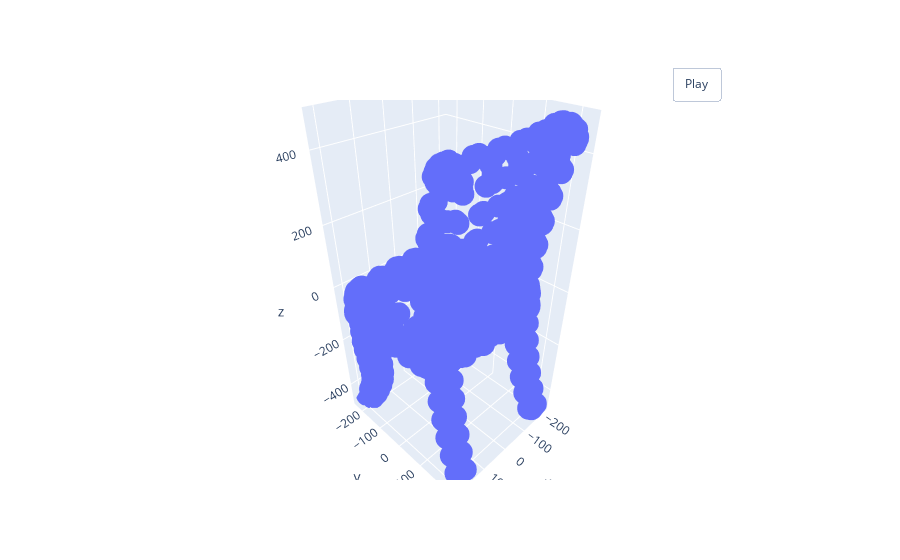

Notebook code for this chart:
### Code cell
visualize_rotate([go.Scatter3d(x=x, y=y, z=z, mode='markers')]).show()

### Figure 1 — Plotly figure (JSON) as saved in the notebook; plotly's stock layout.template omitted (floating-point values rounded to 4 significant figures; data arrays with more than 128 entries replaced by an {"elided": "..."} marker saying what was removed)
{"data": [{"mode": "markers", "type": "scatter3d", "x": {"elided": "7884 float values"}, "y": {"elided": "7884 float values"}, "z": {"elided": "7884 float values"}}], "layout": {"updatemenus": [{"buttons": [{"args": [null, {"frame": {"duration": 50, "redraw": true}, "fromcurrent": true, "mode": "immediate", "transition": {"duration": 0}}], "label": "Play", "method": "animate"}], "pad": {"r": 10, "t": 45}, "showactive": false, "type": "buttons", "x": 0.8, "xanchor": "left", "y": 1, "yanchor": "bottom"}]}}
